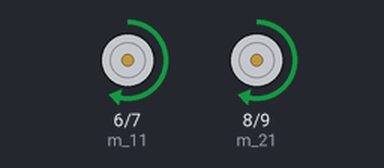
The sketch below on a simulated Arduino Uno, built with avr-gcc and run on an emulated ATmega328P. Parts: motor-driver pin pairs drawn as motors (green arrow = first pin HIGH = forward, orange = second pin HIGH = backward, longer = more drive, scaled by the enable pin).

Above: at 0.5 s.
Timing chart, 0 to 4.6 s (numbered marks = the images above):
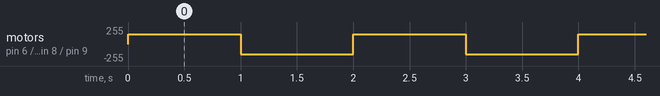

Measured:
- by itself, motor on pin 6 (m_11) / pin 7 (m_12), motor on pin 8 (m_21) / pin 9 (m_22): alternates forward 150/255 for 1.0 s and backward 150/255 for 1.0 s

The sketch:

motor_motion.ino
```cpp
const int pwm_1 = 5;
const int m_11 = 6;
const int m_12 = 7;


const int m_21 = 8;
const int m_22 = 9;
const int pwm_2 = 10;

void setup()
{
  pinMode(pwm_1, OUTPUT);
  pinMode(m_11, OUTPUT);
  pinMode(m_12, OUTPUT);

  pinMode(pwm_2 , OUTPUT);
  pinMode(m_21, OUTPUT);
  pinMode(m_22, OUTPUT);

}

void global_init(int a_11, int a_12, int a_21, int a_22)
{
  analogWrite(pwm_1, 150);
  digitalWrite(m_11, a_11);
  digitalWrite(m_12, a_12);

  analogWrite(pwm_2, 150);
  digitalWrite(m_21, a_21);
  digitalWrite(m_22, a_22);
}

void forword(void)
{
  global_init(1,0, 1,0);
}

void backword(void)
{
  global_init(0,1, 0,1);
}
void all_stop(void)
{
  global_init(0,0, 0,0);
}
void f_r(void)
{
  global_init(0,0, 1,0);
}
void f_l(void)
{
  global_init(1,0, 0,0);
}

void b_r(void)
{
  global_init(0,0, 0,1);
}

void b_l(void)
{
  global_init(0,1, 0,0);
}


void loop()
{
  forword();
  delay(1000);
  backword();
  delay(1000);


}
```
